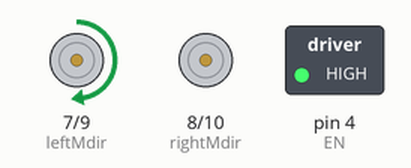
Simulated run of this sketch. Board: Arduino Uno, built with avr-gcc and run on an emulated ATmega328P. On the bench: direction and speed pins drawn as motors (green arrow = direction pin HIGH = forward, orange = LOW = backward, longer = more drive), switched loads named in the sketch (green lamp = pin HIGH).

Above: at 0.1 s.
At 9.1 s:
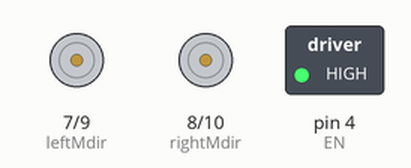
At 17.1 s:
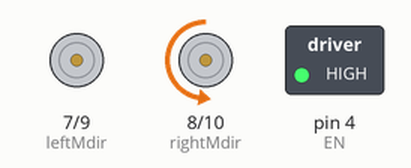
At 36.1 s:
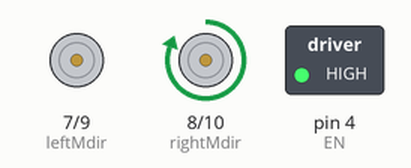
Timing chart, 0 to 40.0 s (numbered marks = the images above):
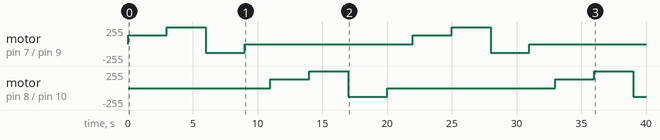

Measured:
- by itself, motor on pin 7 (leftMdir) / pin 9 (leftMpwm): stopped → forward 128/255 at 0.00 s, → forward 255/255 3.0 s later, → backward 128/255 3.0 s later, → stopped 3.0 s later, … (8 changes in this stretch)
- by itself, motor on pin 8 (rightMdir) / pin 10 (rightMpwm): stopped → forward 128/255 at 11.0 s, → forward 255/255 3.0 s later, → backward 128/255 3.0 s later, → stopped 3.0 s later, … (7 changes in this stretch)

The sketch:

Assignment1b.ino
```cpp
// Assignment Demo: Spin DC Motors with PWM on pins 9/10
// Left motor uses pins 7 + 9
// Right motor uses pins 8 + 10
// Enable pin: 4

const int EN        = 4;   // Enable pin for motor driver shield

// Left motor
const int leftMdir  = 7;   // Direction pin
const int leftMpwm  = 9;   // PWM pin

// Right motor
const int rightMdir = 8;   // Direction pin
const int rightMpwm = 10;  // PWM pin

void setup() {
  // Set pins as outputs
  pinMode(EN, OUTPUT);

  pinMode(leftMdir, OUTPUT);
  pinMode(leftMpwm, OUTPUT);

  pinMode(rightMdir, OUTPUT);
  pinMode(rightMpwm, OUTPUT);

  // Enable motor driver
  digitalWrite(EN, HIGH);

  // Start with motors stopped
  digitalWrite(leftMdir, LOW);
  analogWrite(leftMpwm, 0);

  digitalWrite(rightMdir, LOW);
  analogWrite(rightMpwm, 0);

  Serial.begin(115200);
}

void loop() {
  // Spin LEFT motor forward at 50% duty  //for left high = back low= foward //right shoudl be reversed.
  digitalWrite(leftMdir, HIGH);
  analogWrite(leftMpwm, 128);   // ~50% duty
  delay(3000);

  // Spin LEFT motor forward at 100%
  analogWrite(leftMpwm, 255);
  delay(3000);

  // Spin LEFT motor reverse at 50%
  digitalWrite(leftMdir, LOW);
  analogWrite(leftMpwm, 128);
  delay(3000);

  // Stop LEFT motor
  analogWrite(leftMpwm, 0);
  delay(2000);

  // --- Repeat for RIGHT motor ---
  digitalWrite(rightMdir, HIGH);
  analogWrite(rightMpwm, 128);   // 50%
  delay(3000);

  analogWrite(rightMpwm, 255);   // 100%
  delay(3000);

  digitalWrite(rightMdir, LOW);  // reverse
  analogWrite(rightMpwm, 128);
  delay(3000);

  analogWrite(rightMpwm, 0);     // stop
  delay(2000);
}
```
